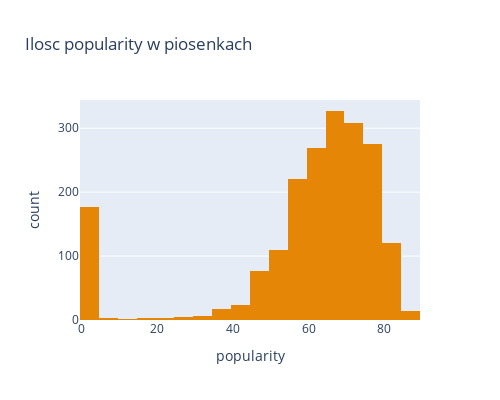
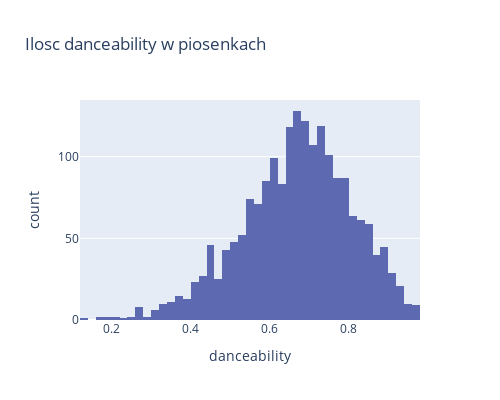
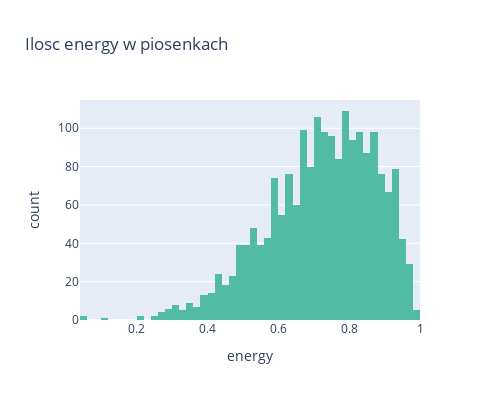
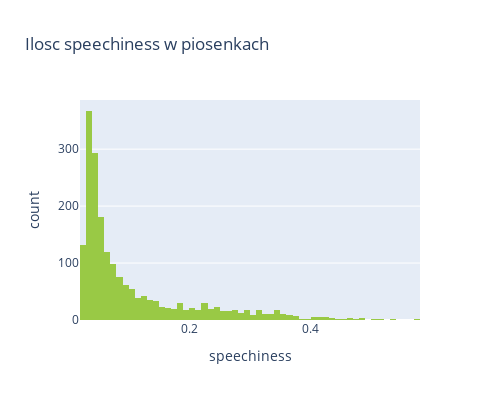

The notebook cell saved with these charts, in order:
### Code cell
from plotly.subplots import make_subplots

histogram_labels = ['popularity',
                    'danceability', 
                    'energy', 
                    'speechiness', 
                    'loudness', 
                    'acousticness', 
                    'liveness', 
                    'instrumentalness',
                    'valence',
                    'tempo'
                   ]

colors = px.colors.qualitative.Vivid
for i in range(len(histogram_labels)):
    fig = px.histogram(df, 
                       histogram_labels[i], 
                       title=f'Ilosc {histogram_labels[i]} w piosenkach', 
                       height=400, 
                       width=500,
                       color_discrete_sequence=[colors[i]]
                      )
    iplot(fig)

### Figure 1 — Plotly figure (JSON) as saved in the notebook; plotly's stock layout.template omitted (floating-point values rounded to 4 significant figures; data arrays with more than 128 entries replaced by an {"elided": "..."} marker saying what was removed)
{"data": [{"alignmentgroup": "True", "bingroup": "x", "hovertemplate": "popularity=%{x}<br>count=%{y}<extra></extra>", "legendgroup": "", "marker": {"color": "rgb(229, 134, 6)", "pattern": {"shape": ""}}, "name": "", "offsetgroup": "", "orientation": "v", "showlegend": false, "type": "histogram", "x": {"elided": "1958 int values"}, "xaxis": "x", "yaxis": "y"}], "layout": {"barmode": "relative", "height": 400, "legend": {"tracegroupgap": 0}, "title": {"text": "Ilosc popularity w piosenkach"}, "width": 500, "xaxis": {"anchor": "y", "domain": [0, 1], "title": {"text": "popularity"}}, "yaxis": {"anchor": "x", "domain": [0, 1], "title": {"text": "count"}}}}

### Figure 2 — Plotly figure (JSON) as saved in the notebook; plotly's stock layout.template omitted (floating-point values rounded to 4 significant figures; data arrays with more than 128 entries replaced by an {"elided": "..."} marker saying what was removed)
{"data": [{"alignmentgroup": "True", "bingroup": "x", "hovertemplate": "danceability=%{x}<br>count=%{y}<extra></extra>", "legendgroup": "", "marker": {"color": "rgb(93, 105, 177)", "pattern": {"shape": ""}}, "name": "", "offsetgroup": "", "orientation": "v", "showlegend": false, "type": "histogram", "x": {"elided": "1958 float values"}, "xaxis": "x", "yaxis": "y"}], "layout": {"barmode": "relative", "height": 400, "legend": {"tracegroupgap": 0}, "title": {"text": "Ilosc danceability w piosenkach"}, "width": 500, "xaxis": {"anchor": "y", "domain": [0, 1], "title": {"text": "danceability"}}, "yaxis": {"anchor": "x", "domain": [0, 1], "title": {"text": "count"}}}}

### Figure 3 — Plotly figure (JSON) as saved in the notebook; plotly's stock layout.template omitted (floating-point values rounded to 4 significant figures; data arrays with more than 128 entries replaced by an {"elided": "..."} marker saying what was removed)
{"data": [{"alignmentgroup": "True", "bingroup": "x", "hovertemplate": "energy=%{x}<br>count=%{y}<extra></extra>", "legendgroup": "", "marker": {"color": "rgb(82, 188, 163)", "pattern": {"shape": ""}}, "name": "", "offsetgroup": "", "orientation": "v", "showlegend": false, "type": "histogram", "x": {"elided": "1958 float values"}, "xaxis": "x", "yaxis": "y"}], "layout": {"barmode": "relative", "height": 400, "legend": {"tracegroupgap": 0}, "title": {"text": "Ilosc energy w piosenkach"}, "width": 500, "xaxis": {"anchor": "y", "domain": [0, 1], "title": {"text": "energy"}}, "yaxis": {"anchor": "x", "domain": [0, 1], "title": {"text": "count"}}}}

### Figure 4 — Plotly figure (JSON) as saved in the notebook; plotly's stock layout.template omitted (floating-point values rounded to 4 significant figures; data arrays with more than 128 entries replaced by an {"elided": "..."} marker saying what was removed)
{"data": [{"alignmentgroup": "True", "bingroup": "x", "hovertemplate": "speechiness=%{x}<br>count=%{y}<extra></extra>", "legendgroup": "", "marker": {"color": "rgb(153, 201, 69)", "pattern": {"shape": ""}}, "name": "", "offsetgroup": "", "orientation": "v", "showlegend": false, "type": "histogram", "x": {"elided": "1958 float values"}, "xaxis": "x", "yaxis": "y"}], "layout": {"barmode": "relative", "height": 400, "legend": {"tracegroupgap": 0}, "title": {"text": "Ilosc speechiness w piosenkach"}, "width": 500, "xaxis": {"anchor": "y", "domain": [0, 1], "title": {"text": "speechiness"}}, "yaxis": {"anchor": "x", "domain": [0, 1], "title": {"text": "count"}}}}
